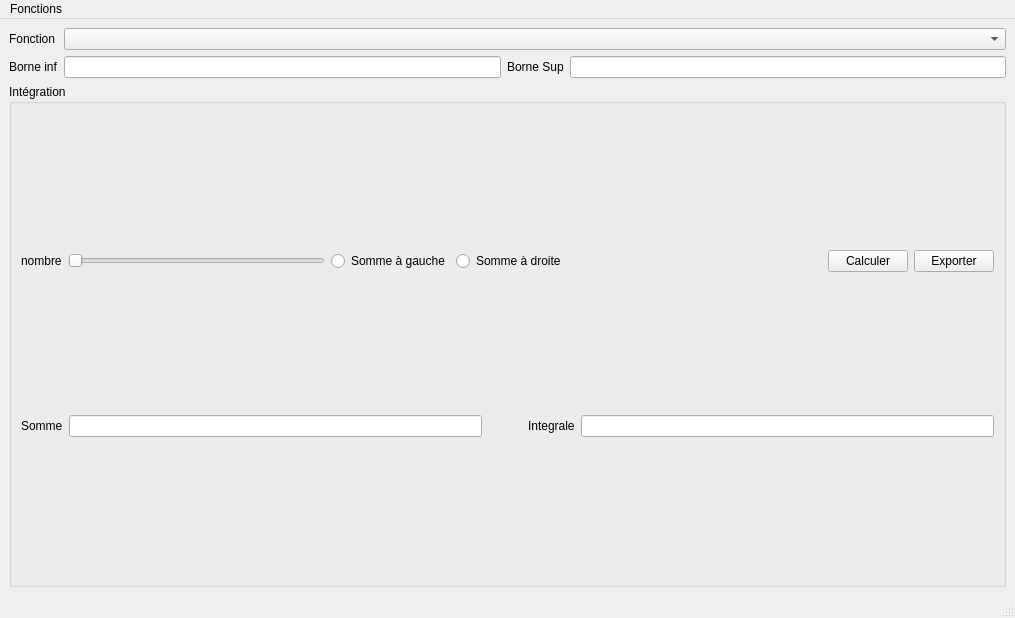
<?xml version="1.0" encoding="UTF-8"?>
<ui version="4.0">
 <class>MainWindow</class>
 <widget class="QMainWindow" name="MainWindow">
  <property name="geometry">
   <rect>
    <x>0</x>
    <y>0</y>
    <width>1015</width>
    <height>618</height>
   </rect>
  </property>
  <property name="windowTitle">
   <string>MainWindow</string>
  </property>
  <widget class="QWidget" name="centralwidget">
   <property name="sizePolicy">
    <sizepolicy hsizetype="Expanding" vsizetype="Expanding">
     <horstretch>0</horstretch>
     <verstretch>0</verstretch>
    </sizepolicy>
   </property>
   <layout class="QVBoxLayout" name="verticalLayout_2" stretch="0,1,0">
    <item>
     <layout class="QGridLayout" name="gridLayout">
      <item row="1" column="2">
       <widget class="QLabel" name="label_3">
        <property name="text">
         <string>Borne Sup</string>
        </property>
       </widget>
      </item>
      <item row="0" column="0">
       <widget class="QLabel" name="label">
        <property name="text">
         <string>Fonction</string>
        </property>
       </widget>
      </item>
      <item row="1" column="1">
       <widget class="QLineEdit" name="borneInfLineEdit"/>
      </item>
      <item row="1" column="0">
       <widget class="QLabel" name="label_2">
        <property name="text">
         <string>Borne inf</string>
        </property>
       </widget>
      </item>
      <item row="1" column="3">
       <widget class="QLineEdit" name="borneSupLineEdit"/>
      </item>
      <item row="0" column="1" colspan="3">
       <widget class="QComboBox" name="fonctionComboBox"/>
      </item>
     </layout>
    </item>
    <item>
     <layout class="QVBoxLayout" name="canvas_layout"/>
    </item>
    <item>
     <widget class="QGroupBox" name="groupBox">
      <property name="title">
       <string>Intégration</string>
      </property>
      <layout class="QVBoxLayout" name="verticalLayout_3">
       <item>
        <layout class="QHBoxLayout" name="horizontalLayout">
         <item>
          <widget class="QLabel" name="label_5">
           <property name="text">
            <string>nombre</string>
           </property>
          </widget>
         </item>
         <item>
          <widget class="QSlider" name="nombreSlider">
           <property name="orientation">
            <enum>Qt::Horizontal</enum>
           </property>
          </widget>
         </item>
         <item>
          <widget class="QRadioButton" name="gaucheRadioButton">
           <property name="text">
            <string>Somme à gauche</string>
           </property>
          </widget>
         </item>
         <item>
          <widget class="QRadioButton" name="droiteRadioButton">
           <property name="text">
            <string>Somme à droite</string>
           </property>
          </widget>
         </item>
         <item>
          <spacer name="horizontalSpacer">
           <property name="orientation">
            <enum>Qt::Horizontal</enum>
           </property>
           <property name="sizeHint" stdset="0">
            <size>
             <width>40</width>
             <height>20</height>
            </size>
           </property>
          </spacer>
         </item>
         <item>
          <widget class="QPushButton" name="calculerPushButton">
           <property name="text">
            <string>Calculer</string>
           </property>
          </widget>
         </item>
         <item>
          <widget class="QPushButton" name="exporterPushButton">
           <property name="text">
            <string>Exporter</string>
           </property>
          </widget>
         </item>
        </layout>
       </item>
       <item>
        <layout class="QHBoxLayout" name="horizontalLayout_2">
         <item>
          <widget class="QLabel" name="label_4">
           <property name="text">
            <string>Somme</string>
           </property>
          </widget>
         </item>
         <item>
          <widget class="QLineEdit" name="sommeLineEdit"/>
         </item>
         <item>
          <spacer name="horizontalSpacer_2">
           <property name="orientation">
            <enum>Qt::Horizontal</enum>
           </property>
           <property name="sizeType">
            <enum>QSizePolicy::Minimum</enum>
           </property>
           <property name="sizeHint" stdset="0">
            <size>
             <width>40</width>
             <height>20</height>
            </size>
           </property>
          </spacer>
         </item>
         <item>
          <widget class="QLabel" name="label_6">
           <property name="text">
            <string>Integrale</string>
           </property>
          </widget>
         </item>
         <item>
          <widget class="QLineEdit" name="integraleLineEdit"/>
         </item>
        </layout>
       </item>
      </layout>
     </widget>
    </item>
   </layout>
  </widget>
  <widget class="QMenuBar" name="menubar">
   <property name="geometry">
    <rect>
     <x>0</x>
     <y>0</y>
     <width>1015</width>
     <height>21</height>
    </rect>
   </property>
   <widget class="QMenu" name="menuFonctions">
    <property name="title">
     <string>Fonctions</string>
    </property>
    <addaction name="actionFonctions"/>
   </widget>
   <addaction name="menuFonctions"/>
  </widget>
  <widget class="QStatusBar" name="statusbar"/>
  <action name="actionFonctions">
   <property name="text">
    <string>Fonctions</string>
   </property>
  </action>
 </widget>
 <resources/>
 <connections/>
</ui>
